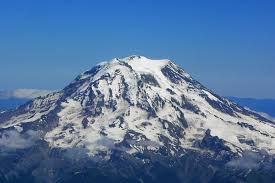
#> input picture images/mt_rainier.jpeg, 275 x 183 px
$ jupyter execute --allow-errors 'Canny Edge Detection - solution.ipynb'   (shell and % lines are left out)   (older library calls are emulated)
#> lines starting #> are read from the running program, lines starting #| are printed output that depends on the picture; after the words box and inside, x2 and y2 are one past the last pixel; in counts of white or black regions, pixels touching at a corner belong together
[cell 1]
import numpy as np
import matplotlib.pyplot as plt
import cv2


# Read in the image
image = cv2.imread('images/mt_rainier.jpeg')
#> image is the input picture: shape (183, 275, 3); mean B, G, R 159.6, 120.5, 87.9

# Make a copy of the image
image_copy = np.copy(image)

# Change color to RGB (from BGR)
image_copy = cv2.cvtColor(image_copy, cv2.COLOR_BGR2RGB)

plt.imshow(image_copy)

[cell 2]
# Convert the image to grayscale for processing
gray = cv2.cvtColor(image_copy, cv2.COLOR_RGB2GRAY)
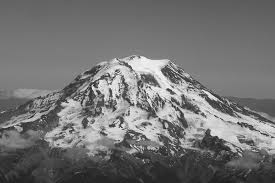
#> gray: shape (183, 275); min 23, max 254, mean 115.2

plt.imshow(gray, cmap='gray')

### Implement Canny edge detection

[cell 3]
# Define lower and upper thresholds for hysteresis

lower = 120
upper = 240


blur = cv2.GaussianBlur(image_copy,(5, 5), 0)
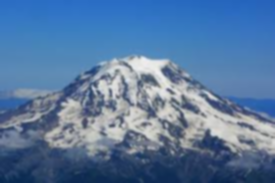
#> blur: shape (183, 275, 3); mean R, G, B 87.9, 120.5, 159.7

edges = cv2.Canny(blur, lower, upper)
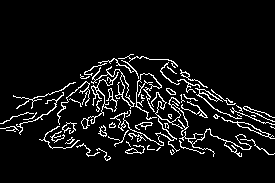
#> edges: shape (183, 275); 7.3% white in thin lines or dots, all inside (x1, y1, x2, y2) = (0, 54, 275, 161)

plt.imshow(edges, cmap='gray')

[cell 4]
# Try Canny using "wide" and "tight" thresholds

wide = cv2.Canny(blur, 30, 100)
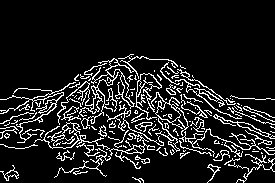
#> wide: shape (183, 275); 11.8% white in thin lines or dots, all inside (x1, y1, x2, y2) = (0, 54, 275, 183)
tight = cv2.Canny(blur, 180, 240)
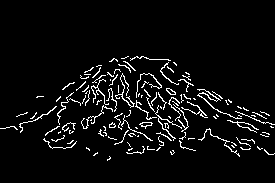
#> tight: shape (183, 275); 5.3% white in thin lines or dots, all inside (x1, y1, x2, y2) = (0, 56, 275, 161)


# Display the images
f, (ax1, ax2) = plt.subplots(1, 2, figsize=(20,10))

ax1.set_title('wide')
ax1.imshow(wide, cmap='gray')

ax2.set_title('tight')
ax2.imshow(tight, cmap='gray')

[cell 5]
# contours based on found threshold
im2, contours, hierarchy = cv2.findContours(tight, cv2.RETR_LIST, cv2.CHAIN_APPROX_SIMPLE)
#> contours = 125 contours, 116 with area under 20; largest, box (x1, y1, x2, y2) and area: (139, 122, 153, 129) 39, (197, 89, 242, 119) 35, (166, 88, 176, 95) 34, (140, 122, 152, 127) 32, (166, 88, 176, 95) 25

print (len(contours))
#| 125

image_copy2 = np.copy(image_copy)
all_contours = cv2.drawContours(image_copy2, contours[300:700], -1, (0,255,0), 2)

all_contours = cv2.drawContours(all_contours, contours[0:300], -1, (255,0,0), 2)
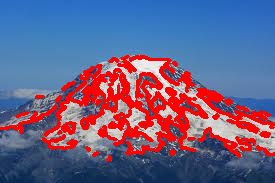
#> all_contours: shape (183, 275, 3); mean R, G, B 108.6, 97.4, 134.2

all_contours = cv2.drawContours(all_contours, contours[700:1311], -1, (0,0,255), 2)


# Display the images
f, (ax1, ax2) = plt.subplots(1, 2, figsize=(20,10))

ax1.set_title('contours')
ax1.imshow(all_contours)


ax2.set_title('approx')
#> (the rest of this cell did not finish here and is left out)

$ run again, with images/waffle2.jpeg copied over images/mt_rainier.jpeg
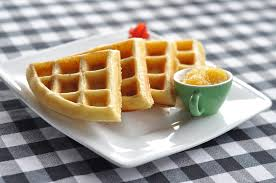
#> input picture images/waffle2.jpeg, 276 x 183 px
#> image is the input picture: shape (183, 276, 3); mean B, G, R 144.3, 155.8, 165.1
#> `edges = cv2.Canny(blur, lower, upper)`:
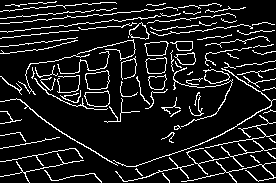
#> edges: shape (183, 276); 11.2% white in thin lines or dots
#> wide: shape (183, 276); 15.4% white in thin lines or dots
#> tight: shape (183, 276); 8.2% white in thin lines or dots
#> contours = 149 contours, 127 with area under 20; largest, box (x1, y1, x2, y2) and area: (85, 70, 110, 90) 362, (85, 70, 110, 90) 356, (84, 90, 110, 107) 318, (84, 91, 110, 107) 311, (145, 57, 167, 74) 275
#| 149
#> `all_contours = cv2.drawContours(all_contours, contours[0:300], -1, (25..`:
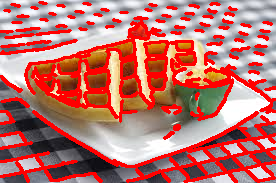
#> all_contours: shape (183, 276, 3); mean R, G, B 189, 115.2, 108.5

$ run again, with images/window.jpeg copied over images/mt_rainier.jpeg
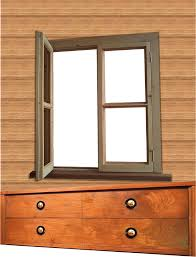
#> input picture images/window.jpeg, 196 x 257 px
#> image is the input picture: shape (257, 196, 3); mean B, G, R 113, 146.9, 192.7
#> `edges = cv2.Canny(blur, lower, upper)`:
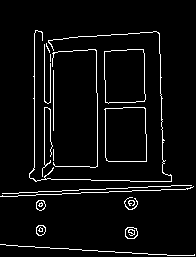
#> edges: shape (257, 196); 4.7% white in thin lines or dots, all inside (x1, y1, x2, y2) = (0, 30, 195, 256)
#> wide: shape (257, 196); 10.6% white in thin lines or dots
#> tight: shape (257, 196); 4.2% white in thin lines or dots, all inside (x1, y1, x2, y2) = (0, 30, 193, 256)
#> contours = 34 contours, 23 with area under 20; largest, box (x1, y1, x2, y2) and area: (104, 107, 147, 162) 2166, (105, 107, 147, 162) 2162, (104, 49, 146, 104) 2064, (104, 49, 146, 104) 2062, (125, 227, 138, 239) 118
#| 34
#> `all_contours = cv2.drawContours(all_contours, contours[0:300], -1, (25..`:
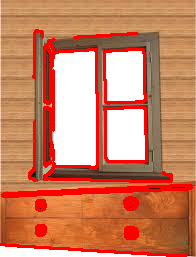
#> all_contours: shape (257, 196, 3); mean R, G, B 204.6, 130.9, 99.8
